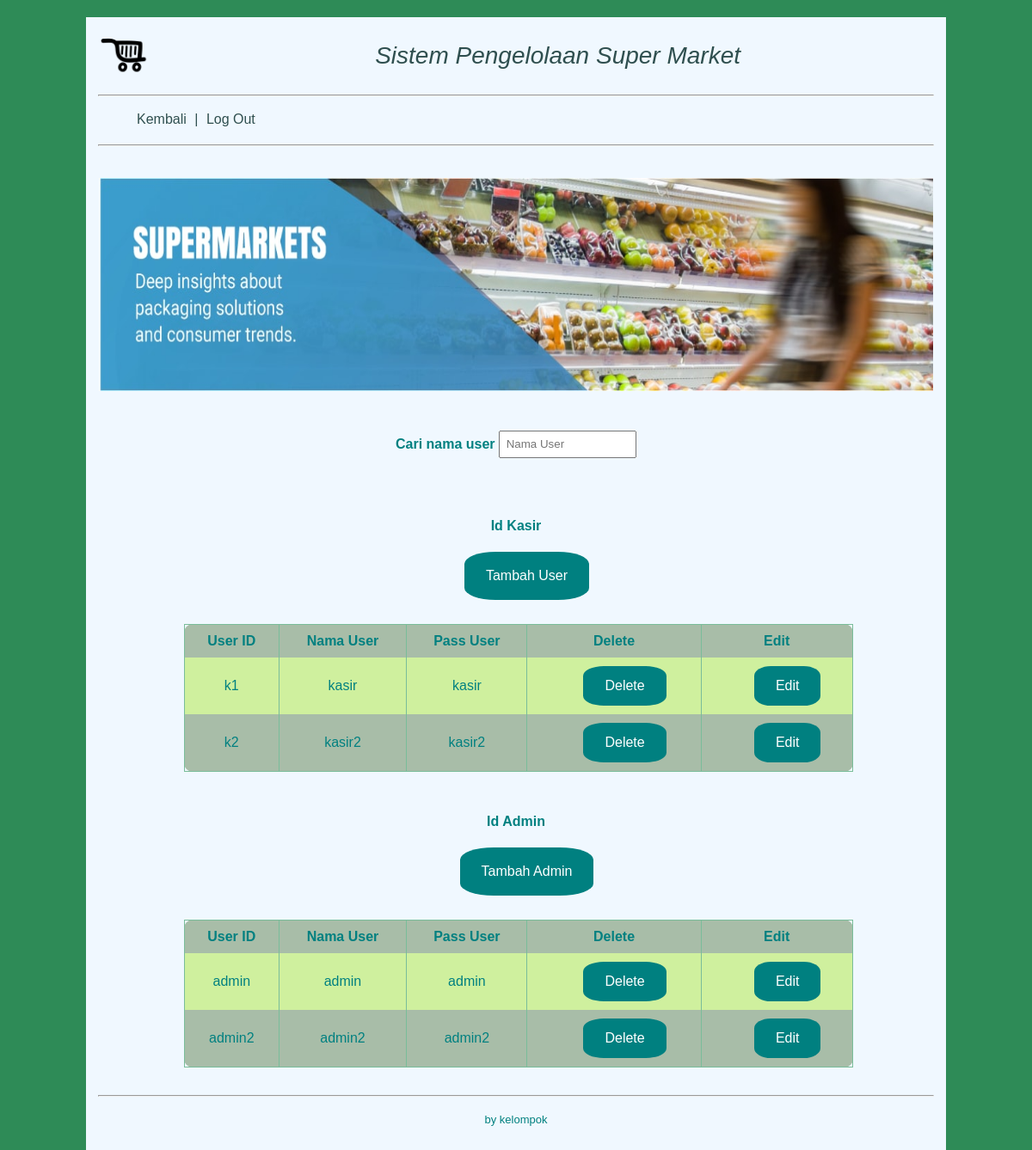
Screenshot of /daftar_user.php (signed in) with the database file from the repository.
### tables this page shows
CREATE TABLE `kasir` (
  `id_kasir` varchar(30) NOT NULL,
  `pass_kasir` varchar(50) NOT NULL,
  `nama_kasir` varchar(30) NOT NULL
);

### daftar_user.php (the view, shortened to what this page needs)
<html>
<head>
<link rel="stylesheet" type="text/css" href="style.css">
<body>
	<div class="wrapper">
		<header>
			<div id="logo">
				<img src="logo.png">
			</div>
			<h1 class="title">Sistem Pengelolaan Super Market</h1>
			<hr>
			<nav>
				<ul>
					<li><a href="menu_admin.php">Kembali</a></li>
					<li>|</li>
					<li><a href="logout.php">Log Out</a></li>
				</ul>
			</nav>
			<hr>
		</header>
		<div id="banner">
			<img src="banner.jpg">
		</div>
		<div class="contain">
			<form action="cari_user.php" method="get">
				<h4>Cari nama user
					<input type="text" placeholder="Nama User" name="namabarang">
			 	</h4>
			</form>
			<br>
			<p><b>Id Kasir</b></p>
			<a href="tambah_kasir.php">Tambah User</a>
			<br/>
			<br/>
			<table>
				<tr>
					<td><b>User ID</b></td>
					<td><b>Nama User</b></td>
					<td><b>Pass User</b></td>
					<td><b>Delete</b></td>
					<td><b>Edit</b></td>
				</tr>
				<?php $query = mysql_query("select * from kasir order by id_kasir");
					while($var = mysql_fetch_array($query)){
					?>
						<tr>
							<td><?php echo $var['id_kasir'] ?></td>
							<td><?php echo $var['nama_kasir']?></td>
							<td><?php echo $var['pass_kasir'] ?></td>
							<td><center><a href="delete_kasir.php?kode=<?php echo $var['id_kasir'] ?>">Delete</a></td>
							<td><center><a href="edit_kasir.php?kode=<?php echo $var['id_kasir'] ?>">Edit</a></td>
						</tr>
					<?php } ?>
			</table>
			<br/>
			<p><b>Id Admin</b></p>
			<a href="tambah_admin.php">Tambah Admin</a>
			<br/>
			<br/>
			<table>
				<tr>
					<td><b>User ID</b></td>
					<td><b>Nama User</b></td>
					<td><b>Pass User</b></td>
					<td><b>Delete</b></td>
					<td><b>Edit</b></td>
				</tr>
				<?php $query = mysql_query("select * from admin order by id_admin");
					while($var = mysql_fetch_array($query)){
					?>
						<tr>
							<td><?php echo $var['id_admin'] ?></td>
							<td><?php echo $var['nama_admin']?></td>
							<td><?php echo $var['pass_admin'] ?></td>
							<td><center><a href="delete_admin.php?kode=<?php echo $var['id_admin'] ?>">Delete</a></td>
							<td><center><a href="edit_admin.php?kode=<?php echo $var['id_admin'] ?>">Edit</a></td>
						</tr>
					<?php } ?>
			</table>
		</div>
		<footer>
			<hr>
			<p class="kaki">by kelompok</p>
		</footer>
	</div>
</body>
</head>
</html>

### style.css (style rules this page uses)
body { font: 16px/28px arial, sans-serif; background-color: #2E8B57; color: #008080; }
.wrapper { max-width: 1000px; width: 100%; background-color: #F0F8FF; margin: 20px auto 20px auto; }
header { margin: 4px; padding: 10px; }
header #logo { float: left; width: 10%; padding-bottom: 10px; }
header #logo img { width: 60px; height: 60px; }
header h1 { font: 28px arial, sans-serif; color: #2F4F4F; font-style: italic; text-align: center; padding-bottom: 10px; }
header nav { height: 40px; }
header nav ul { margin: 5px; padding-top: 5px; padding-bottom: 5px; }
header nav ul li { display: inline-block; margin-top: 0.5px; margin-right: 5px; color: #2F4F4F; }
header nav ul li a { text-decoration: none; color: #2F4F4F; }
#banner { height: 248px; margin: 5px; padding: 10px; }
#banner img { width: 970px; height: 248px; }
.contain { text-align: center; margin: 4px; padding: 10px; }
.contain form h4 input[type="text"] { width: 12em; padding: 0.5em; color: #888; }
.contain form input[type="text"] { width: 12em; padding: 0.5em; color: #888; }
.contain a { margin-left: 25px; border-radius: 25%; background-color: #008080; color: white; padding: 14px 25px; text-align: center; text-decoration: none; display: inline-block; }
.contain table { margin-left: 100px; background:none repeat scroll 0 0 #A8BDA8; border:1px solid #79BD9A; border-collapse:collapse; border-spacing:0; text-align:center; width:80%; border-radius:10px; }
.contain table tr td, table tr th { padding:0.625em; }
.contain table tr:nth-of-type(2n) { background:none repeat scroll 0 0 #CFF09E; }
.contain td { border-right:1px solid #79BD9A; }
footer { padding: 10px; clear: both; margin: 4px; }
footer p { text-align: center; font-size: 13px; }

### rows the page displays
kasir: id_kasir "k1", nama_kasir "kasir", pass_kasir "kasir"
kasir: id_kasir "k2", nama_kasir "kasir2", pass_kasir "kasir2"

### other values shown
$var['id_admin'] "admin"
$var['nama_admin'] "admin"
$var['pass_admin'] "admin"
$var['id_admin'] "admin2"
$var['nama_admin'] "admin2"
$var['pass_admin'] "admin2"
